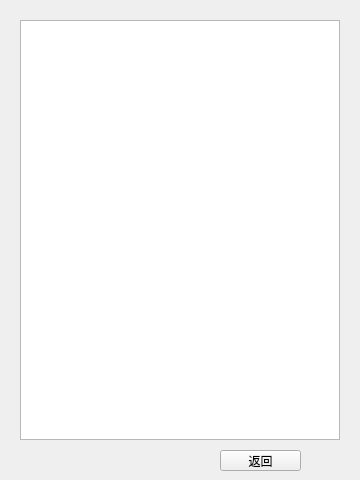
<?xml version="1.0" encoding="UTF-8"?>
<ui version="4.0">
 <class>searchfriend</class>
 <widget class="QWidget" name="searchfriend">
  <property name="geometry">
   <rect>
    <x>0</x>
    <y>0</y>
    <width>360</width>
    <height>480</height>
   </rect>
  </property>
  <property name="windowTitle">
   <string>Form</string>
  </property>
  <widget class="QListWidget" name="searchresult">
   <property name="geometry">
    <rect>
     <x>20</x>
     <y>20</y>
     <width>320</width>
     <height>420</height>
    </rect>
   </property>
  </widget>
  <widget class="QPushButton" name="returnButton">
   <property name="geometry">
    <rect>
     <x>220</x>
     <y>450</y>
     <width>81</width>
     <height>21</height>
    </rect>
   </property>
   <property name="text">
    <string>返回</string>
   </property>
  </widget>
 </widget>
 <resources/>
 <connections/>
</ui>
